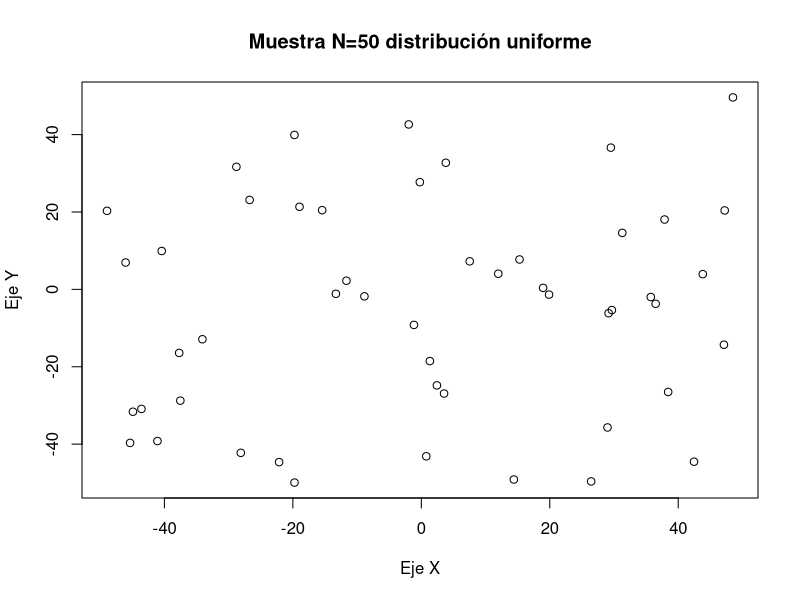
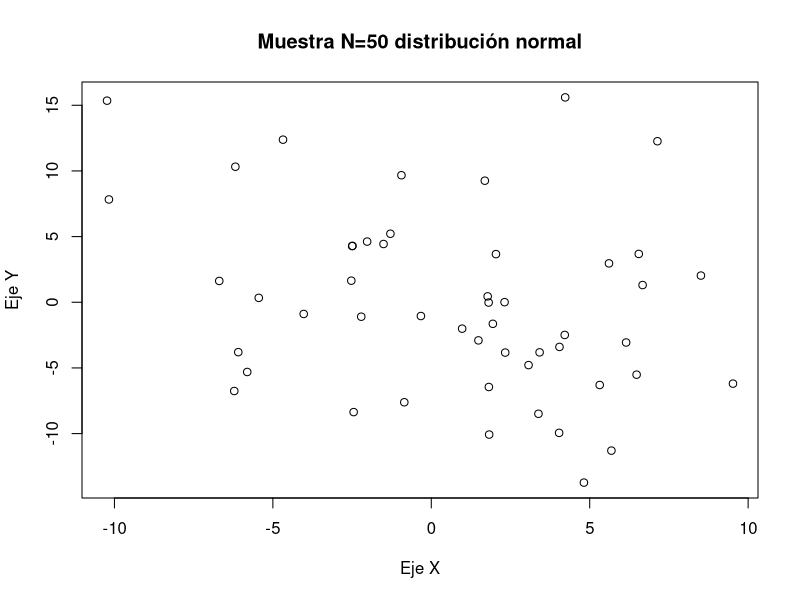
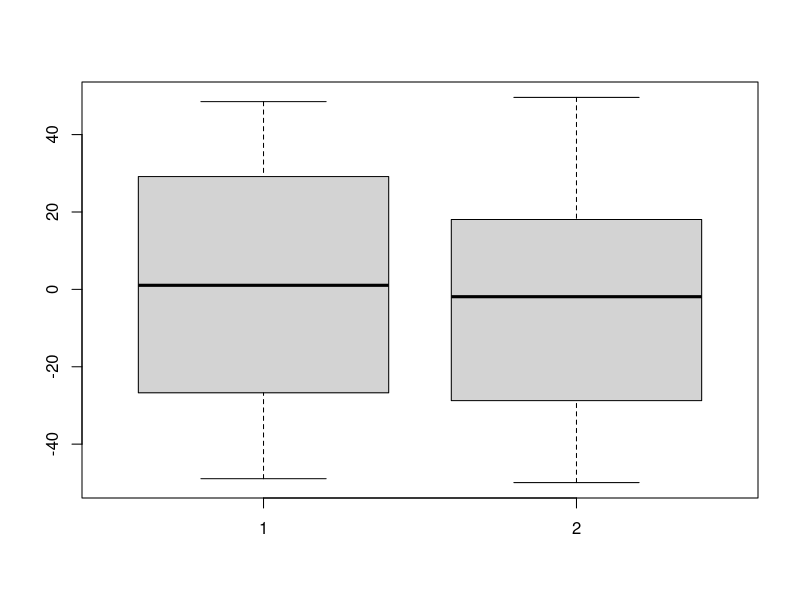
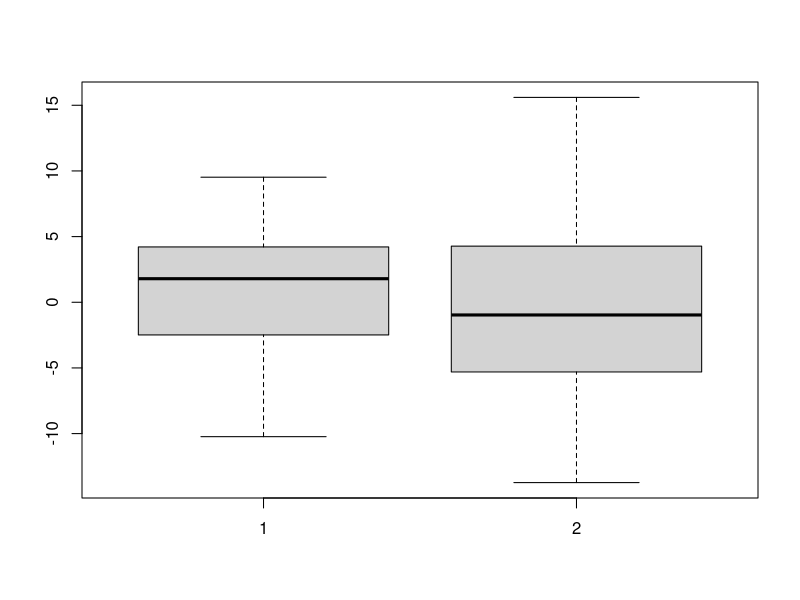
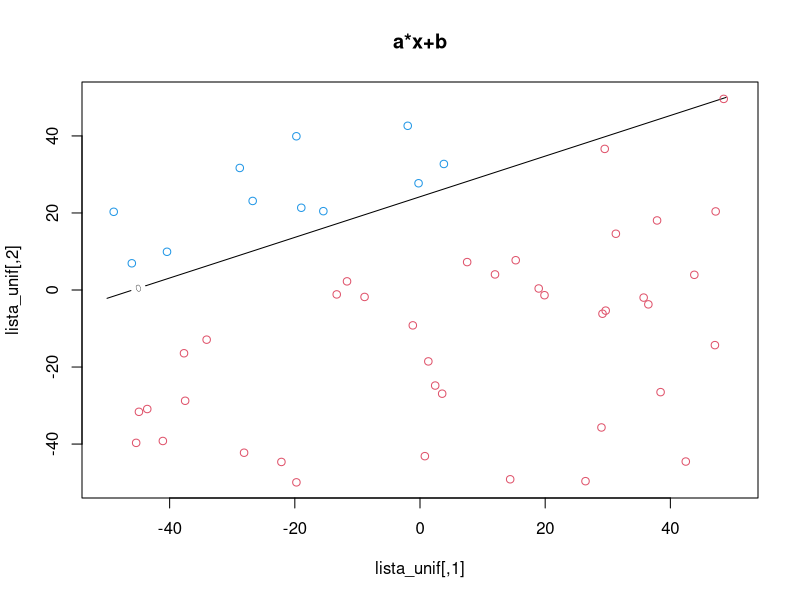
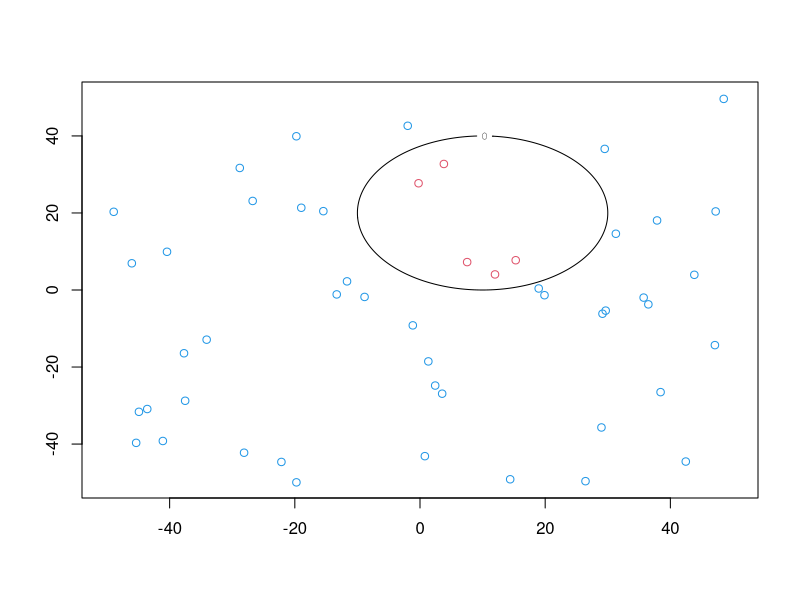
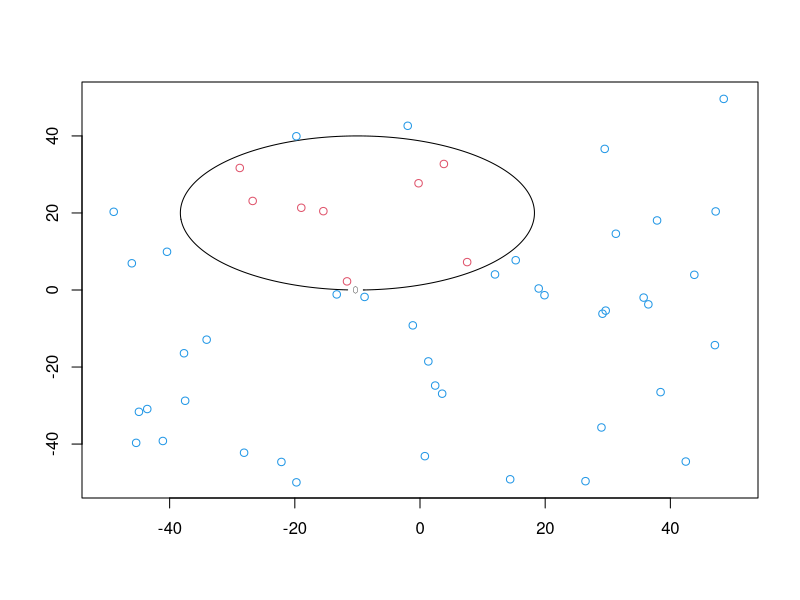
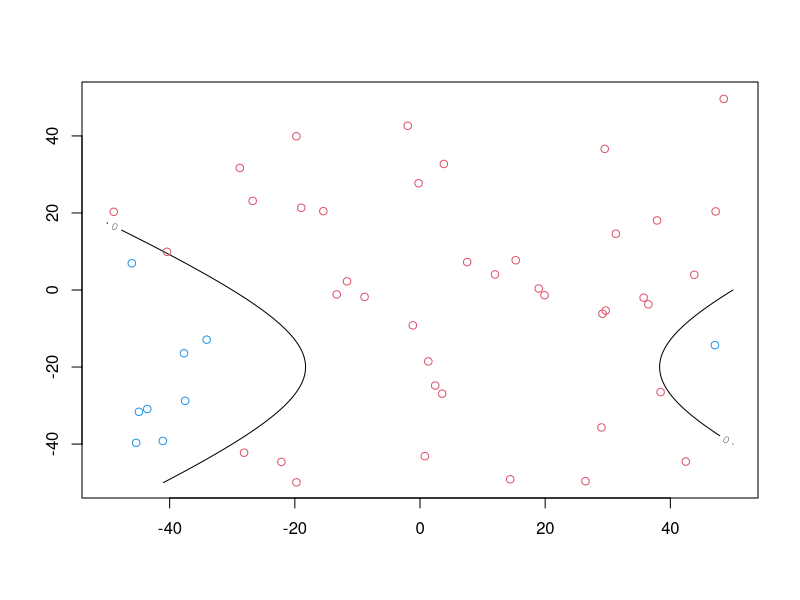

R code for these plots, in order: (Note: this script raises an error after producing the figures.)
## ---- chunk 1
set.seed(314159)
## ---- chunk 2
stp <- function(){
  cat("Pulse una tecla para continuar")
  t<- readline()
}
## ---- chunk 3
simula_unif <- function(N, dim, rango){
  # Tomamos N*dim muestras de una uniforme de rango dado
  lista <- matrix(runif(N*dim, min =  rango[1], max = rango[2]), N, dim)
  return(lista)
}
## ---- chunk 4
simula_gauss <- function(N, dim, sigma){
  #Tomamos N*dim elementos de una normal, tomando la desviación estándar del vector sigma
  lista <- matrix(rnorm(N*dim, sd = sigma), N, dim, byrow=TRUE)
  return(lista)
}
## ---- chunk 5
lista_unif <- simula_unif(50, 2, c(-50, 50))
lista_gauss <- simula_gauss(50, 2, c(5,7))
stp()
## ---- chunk 6
plot(lista_unif[,1], lista_unif[,2], xlab="Eje X", ylab="Eje Y", main="Muestra N=50 distribución uniforme" )
stp()
plot(lista_gauss[,1],lista_gauss[,2], xlab="Eje X", ylab="Eje Y", main="Muestra N=50 distribución normal")
stp()
## ---- chunk 7
boxplot(lista_unif[,1],lista_unif[,2])
stp()
boxplot(lista_gauss[,1],lista_gauss[,2])
stp()
## ---- chunk 8
simula_recta <- function(intervalo){
  puntos <- simula_unif(2,2,intervalo)
  a <- (puntos[2,2]-puntos[1,2])/(puntos[2,1]-puntos[1,1])
  b <- puntos[1,2] - a * puntos[1,1]
  return(c(a,b))
}
## ---- chunk 9
intervalo = c(-50, 50)
coefs <- simula_recta(intervalo)
a <- coefs[1]
b <- coefs[2]

f <- function(X){
  return(X[2] - a*X[1] -b)
}

etiqueta = apply(lista_unif, 1, function(X) sign(f(X)))
## ---- chunk 10
draw_function <- function(interval_x, interval_y, f, levels = 0, col = 1, add = FALSE){
  x <- seq(interval_x[1],interval_x[2],length=1000)
  y <- seq(interval_y[1],interval_y[2],length=1000)
  z <- outer(x,y, f) # Matriz con los resultados de hacer f(x,y)

  # Levels = 0 porque queremos pintar f(x,y)=0
  contour(x,y,z, levels=0, col = col, add = add)
}

draw_function(c(-50,50), c(-50,50),function(x,y) return(y - a*x -b))
title(main="a*x+b", ylab = "lista_unif[,2]", xlab = "lista_unif[,1]")
points(lista_unif[,1], lista_unif[,2], col = (etiqueta+3))

## ---- chunk 11
f_1 <- function(x,y){
  return((x - 10)^2 + (y - 20)^2 - 400)
}

etiqueta_1 = apply(lista_unif, 1, function(X) sign(f_1(X[1],X[2])))

draw_function(c(-50,50), c(-50,50), f_1)
points(lista_unif[,1], lista_unif[,2], col = (etiqueta_1+3))
## ---- chunk 12
f_2 <- function(x,y){
  return(0.5*(x + 10)^2 + (y - 20)^2 - 400)
}

etiqueta_2 = apply(lista_unif, 1, function(X) sign(f_2(X[1],X[2])))

draw_function(c(-50,50), c(-50,50),f_2)
points(lista_unif[,1], lista_unif[,2], col = (etiqueta_2+3))
## ---- chunk 13
f_3 <- function(x,y){
  return(0.5*(x - 10)^2 - (y + 20)^2 - 400)
}

etiqueta_3 = apply(lista_unif, 1, function(X) sign(f_3(X[1],X[2])))

draw_function(c(-50,50), c(-50,50), f_3)
points(lista_unif[,1], lista_unif[,2], col = (etiqueta_3+3))
## ---- chunk 14
f_4 <- function(x,y){
  return(y - 20*x^2- 5*x + 3)
}

etiqueta_4 = apply(lista_unif, 1, function(X) sign(f_4(X[1],X[2])))

draw_function(c(-50,50), c(-50,50), f_4)
points(lista_unif[,1], lista_unif[,2], col = (etiqueta_4+3))
## ---- chunk 15
modify_rnd_bool_subvector <- function(v, perc = 0.1){
  #Almacenamos una copia para poder saber qué puntos debemos cambiar en el original.
  mod_v <- v

  #Contamos el número de puntos que corresponde cambiar para hacerlo sólo si hay alguno
  length_change = round(length(which(v == 1))*perc)
  if( length_change >= 1){
    to_change <- sample(which(v == 1), length_change )
    mod_v[to_change] = -1
  }

  length_change = round(length(which(v == -1))*perc)
  if( length_change >= 1){
    to_change <- sample(which(v == -1), length_change )
    mod_v[to_change] = 1
  }

  return(mod_v)
}
## ---- chunk 16
etiqueta_mod <- modify_rnd_bool_subvector(etiqueta)

draw_function(c(-50,50), c(-50,50), function(x,y) y-a*x-b)
points(lista_unif[1,], lista_unif[2,], col = (etiqueta_mod+3))
## ---- chunk 17
etiqueta_mod_1 <- modify_rnd_bool_subvector(etiqueta_1)

draw_function(c(-50,50), c(-50,50), f_1)
points(lista_unif[,1], lista_unif[,2], col = (etiqueta_mod_1+3))
## ---- chunk 18
etiqueta_mod_2 <- modify_rnd_bool_subvector(etiqueta_2)

draw_function(c(-50,50), c(-50,50), f_2)
points(lista_unif[,1], lista_unif[,2], col = (etiqueta_mod_2+3))
## ---- chunk 19
etiqueta_mod_3 <- modify_rnd_bool_subvector(etiqueta_3)

draw_function(c(-50,50), c(-50,50), f_3)
points(lista_unif[,1], lista_unif[,2], col = (etiqueta_mod_3+3))
## ---- chunk 20
etiqueta_mod_4 <- modify_rnd_bool_subvector(etiqueta_4)

draw_function(c(-50,50), c(-50,50), f_4)
points(lista_unif[,1], lista_unif[,2], col = (etiqueta_mod_4+3))
## ---- chunk 21
ajusta_PLA <- function(datos, label, max_iter, vini, draw_iterations = FALSE){
  sol <- vini
  iter <- 0
  changed <- TRUE

  while ( iter < max_iter && changed){
    # Comprobaremos en cada vuelta si hemos hecho algún cambio
    changed <- FALSE
    for( inner_iter in 1:nrow(datos) ){
      # Añadimos coeficiente independiente
      x <- c(datos[inner_iter,],1)

      if( sign(crossprod(x,sol)) != label[inner_iter]){
        sol <- sol + label[inner_iter] * x
        changed <- TRUE
      }
    }
    #Guardamos cada una de las iteraciones en un archivo para mostrarla posteriormente
    if(draw_iterations){
      if(iter < 10) name = paste('000', iter, 'plot.png', sep='')
      else if(iter < 100) name = paste('00', iter, 'plot.png', sep='')
      else name = paste('0', iter, 'plot.png', sep='')
      png(name)
      draw_function(c(-50,50), c(-50,50), function(x,y) y +sol[1]/sol[2]*x 
                    +sol[3]/sol[2], col = 4)
      points(lista_unif[,1], lista_unif[,2], col = (label+3))
      dev.off()
    }
    iter <- iter+1
  }
  
  #Normalizamos la solución.
  sol <- sol/sol[length(sol)-1]

  #Devolvemos el hiperplano obtenido y el número de iteraciones realizadas
  return( list( hiperplane = sol, iterations = iter))
}

sol_pla <- ajusta_PLA(lista_unif,etiqueta, 200,rep(0,3))$hiperplane
## ---- chunk 22
draw_function(c(-50,50), c(-50,50), function(x,y) y+sol_pla[1]*x+sol_pla[3], col = 4)
points(lista_unif[,1], lista_unif[,2], col = (etiqueta+3))
abline(b, a, col=3)
## ---- chunk 23
iterations <- numeric()
length(iterations) <- 10

iterations[1] <- ajusta_PLA(lista_unif,etiqueta, 10000,rep(0,3))$iterations

for(i in 2:10){
  v_ini <- runif(3)
  iterations[i] <- ajusta_PLA(lista_unif,etiqueta, 10000, v_ini)$iterations
}

print(c("Media de iteraciones ", mean(iterations)))
## ---- chunk 24
count_errors <- function(f, datos, label){
  #Conteo de errores
  signes <- apply(datos, 2, function(x) return(sign(f(c(x,1)))))
  v <- signes != label
  return(length(v[v]))
}
## ---- chunk 25
hiperplane_to_function <- function( vec ){
  f <- function(x){
    return( crossprod(vec,x) )
  }

  return(f)
}
## ---- chunk 26
sol <- ajusta_PLA(lista_unif,etiqueta_mod, 10,rep(0,3))$hiperplane
count_errors(hiperplane_to_function(sol), lista_unif, etiqueta_mod )

sol <- ajusta_PLA(lista_unif,etiqueta_mod, 100,rep(0,3))$hiperplane
count_errors(hiperplane_to_function(sol), lista_unif, etiqueta_mod )

sol <- ajusta_PLA(lista_unif,etiqueta_mod, 1000,rep(0,3))$hiperplane
count_errors(hiperplane_to_function(sol), lista_unif, etiqueta_mod )
## ---- chunk 27
sol <- ajusta_PLA(lista_unif,etiqueta_mod_1, 10,rep(0,3))$hiperplane
count_errors(hiperplane_to_function(sol), lista_unif, etiqueta_mod )

sol <- ajusta_PLA(lista_unif,etiqueta_mod_1, 100,rep(0,3))$hiperplane
count_errors(hiperplane_to_function(sol), lista_unif, etiqueta_mod )

sol <- ajusta_PLA(lista_unif,etiqueta_mod_1, 1000,rep(0,3))$hiperplane
count_errors(hiperplane_to_function(sol), lista_unif, etiqueta_mod )
## ---- chunk 28
ajusta_PLA_MOD <- function(datos, label, max_iter, vini, draw_iterations = FALSE){
  sol <- vini
  iter <- 0
  changed <- TRUE
  current_sol <- sol

  while ( iter < max_iter && changed){
    current_errors <- count_errors(hiperplane_to_function(sol), datos, label )
    changed <- FALSE
    
    for( inner_iter in 1:ncol(datos) ){
      x <- c(datos[,inner_iter],1)

      if( sign(crossprod(x,current_sol)) != label[inner_iter]){
        current_sol <- current_sol + label[inner_iter] * x
        changed <- TRUE
      }
    }
    
    if(draw_iterations){
      if(iter < 10) name = paste('000', iter, 'plot.png', sep='')
      else if(iter < 100) name = paste('00', iter, 'plot.png', sep='')
      else name = paste('0', iter, 'plot.png', sep='')
      png(name)
      draw_function(c(-50,50), c(-50,50), 
                    function(x,y) y +sol[1]/sol[2]*x +sol[3]/sol[2], col = 4)
      draw_function(c(-50,50), c(-50,50), 
                    function(x,y) y +current_sol[1]/current_sol[2]*x +current_sol[3]/current_sol[2], col = 5, add=TRUE)
      points(lista_unif[1,], lista_unif[2,], col = (label+3))
      dev.off()
    }
    
    if( current_errors >= count_errors(hiperplane_to_function(current_sol),
                                       datos, label )){
      sol <- current_sol
    }
    
    iter <- iter+1
  }
  sol <- sol/sol[length(sol)-1]

  return( list( hiperplane = sol, iterations = iter))
}
## ---- chunk 29
sol_cuadratic_1 <- ajusta_PLA_MOD(lista_unif, etiqueta_1, 1000, rep(0,3))$hiperplane

draw_function(c(-50,50), c(-50,50), function(x,y)
  y +sol_cuadratic_1[1]*x +sol_cuadratic_1[3], col = 4)
points(lista_unif[1,], lista_unif[2,], col = (etiqueta_1+3))
## ---- chunk 30
sol_cuadratic_2 <- ajusta_PLA_MOD(lista_unif, etiqueta_2, 1000, rep(0,3))$hiperplane

draw_function(c(-50,50), c(-50,50), function(x,y)
  y +sol_cuadratic_2[1]*x +sol_cuadratic_2[3], col = 4)
points(lista_unif[1,], lista_unif[2,], col = (etiqueta_2+3))
## ---- chunk 31
sol_cuadratic_3 <- ajusta_PLA_MOD(lista_unif, etiqueta_3, 1000, rep(0,3))$hiperplane

draw_function(c(-50,50), c(-50,50), function(x,y)
  y +sol_cuadratic_3[1]*x +sol_cuadratic_3[3], col = 4)
points(lista_unif[1,], lista_unif[2,], col = (etiqueta_3+3))
## ---- chunk 32
sol_cuadratic_4 <- ajusta_PLA_MOD(lista_unif, etiqueta_3, 1000, rep(0,3))$hiperplane

draw_function(c(-50,50), c(-50,50), function(x,y)
  y +sol_cuadratic_4[1]*x +sol_cuadratic_4[3], col = 4)
points(lista_unif[1,], lista_unif[2,], col = (etiqueta_4+3))
## ---- chunk 33
#sol <- ajusta_PLA(lista_unif,etiqueta, 1000,rep(0,3), TRUE)$hiperplane
#sol <- ajusta_PLA(lista_unif,etiqueta_mod, 1000,rep(0,3), TRUE)$hiperplane
#sol <- ajusta_PLA_MOD(lista_unif,etiqueta_mod, 1000,rep(0,3), TRUE)$hiperplane
## ---- chunk 34
# datos = scan("datos/zip.train",sep=" ")
datos = matrix(datos,ncol=257,byrow=T)
datos <- datos[-(which(datos[,1] != 1 & datos[,1]!=5)),]

number <- datos[,1]
pixels <- aperm(array(t(datos[,2:257]), dim=c(16,16,nrow(datos))), perm=c(2,1,3))
## ---- chunk 35
means <- apply(pixels, 3, mean)

simetria_vertical <- function(M){ 
  -sum(apply(M, 2, function(x) sum(abs(x-x[length(x):1]))))
} 

sim_vertical <- apply(pixels,3,simetria_vertical)
## ---- chunk 36
number_colors = numeric(length(number))
number_colors[which(number==1)] <- 4
number_colors[which(number==5)] <- 3
data_list <- list('number'=number, 'pixels'=pixels, 'mean'=means,
                  'v_symmetry'=sim_vertical, 'colors'=number_colors )
plot(data_list$mean, data_list$v_symmetry, col = data_list$colors )
